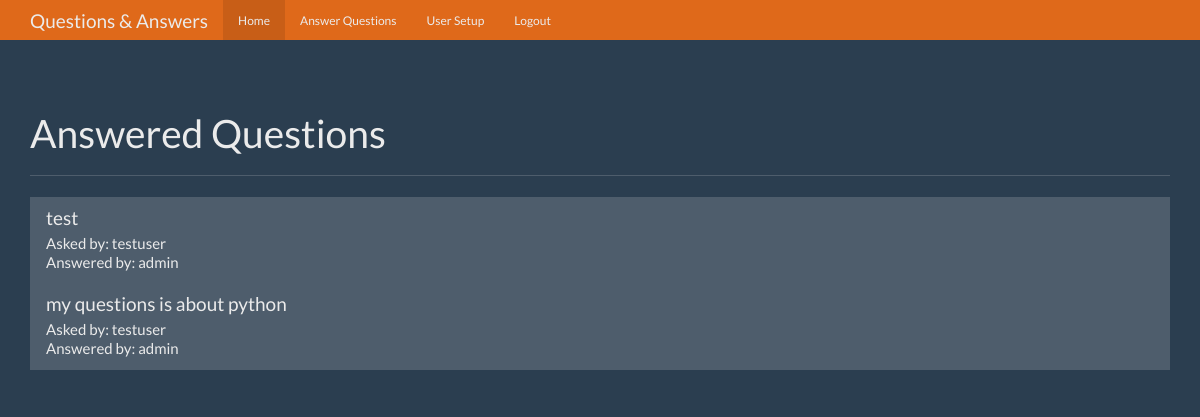
Screenshot of /home (signed in) with the database file from the repository.
### tables this page shows
CREATE TABLE questions
(
    id          integer primary key autoincrement,
    question    text not null,
    answer_text text,
    asked_by_id text not null,
    expert_id   text not null
);

CREATE TABLE users
(
    id       integer primary key autoincrement,
    name     text    not null,
    password text    not null,
    expert   boolean not null,
    admin    boolean not null
);

### app.py (the view)
@app.route('/home')
def home():
    user = get_current_user()
    db = database.get_db()
    q_cur = db.execute('''
        select
        questions.id as id,
        questions.question as text,
        users_experts.name as expert_name,
        users_asked_by.name as asked_by_name
        from questions
        join users as users_asked_by on users_asked_by.id = questions.asked_by_id
        join users as users_experts on users_experts.id = questions.expert_id
        where questions.answer_text is not Null
    ''')
    questions_data = q_cur.fetchall()
    print(questions_data)
    return render_template(
        'pages/home.html',
        head_title=f'Questions & Answers',
        user=user,
        questions_data=questions_data
    )

### app.py (called while the page is built)
def get_current_user():
    user_result = None
    if 'user' in session:
        user = session['user']
        db = database.get_db()
        user_cur = db.execute('select * from users where name = ?', [user])
        user_result = user_cur.fetchone()
    return user_result

### database.py (called while the page is built)
def connect_db():
    conn = sqlite3.connect(settings.SQLITE_DB_PATH)
    conn.row_factory = DbRow
    return conn

def get_db():
    if not hasattr(g, 'sqlite_db'):
        g.sqlite_db = connect_db()
    return g.sqlite_db

    def __repr__(self):
        return f'{type(self).__name__}({dict(self)})'

### templates/pages/home.html
{% extends 'base.html' %}
{% block content %}
<div class="container theme-showcase" role="main">
    <div class="page-header">
        <h1>Answered Questions</h1>
    </div>
    <div class="row">
        <div class="col-lg-12">
            <div class="list-group">
                {% for question in questions_data %}
                <a class="list-group-item" href="{{ url_for('question', question_id=question.id) }}">
                    <h4 class="list-group-item-heading">{{ question.text }}</h4>
                    <p class="list-group-item-text">Asked by: {{ question.asked_by_name }}</p>
                    <p class="list-group-item-text">Answered by: {{ question.expert_name }}</p>
                </a>
                {% endfor %}
            </div>
        </div>
    </div>
</div>
{% endblock %}

### static/theme.css (style rules this page uses)
body { padding-top: 70px; padding-bottom: 30px; }

### rows the page displays
questions: text "test", asked_by_name "testuser", expert_name "admin"
questions: text "my questions is about python", asked_by_name "testuser", expert_name "admin"
